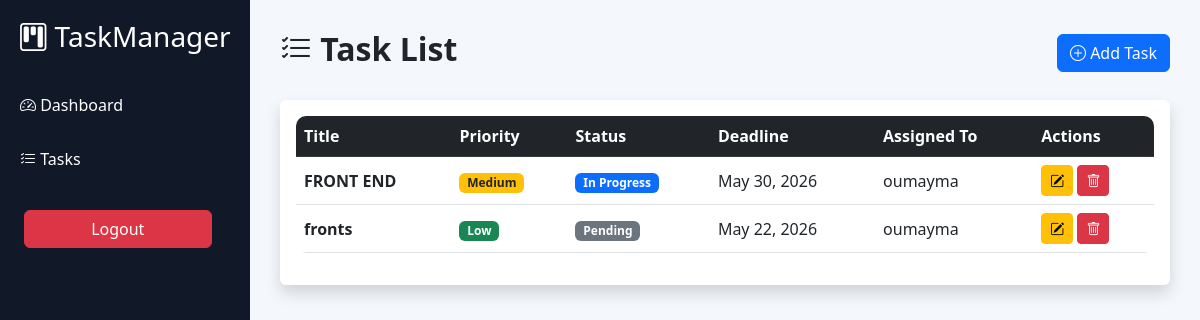
Before: /tasks/ (signed in) with the older database file.
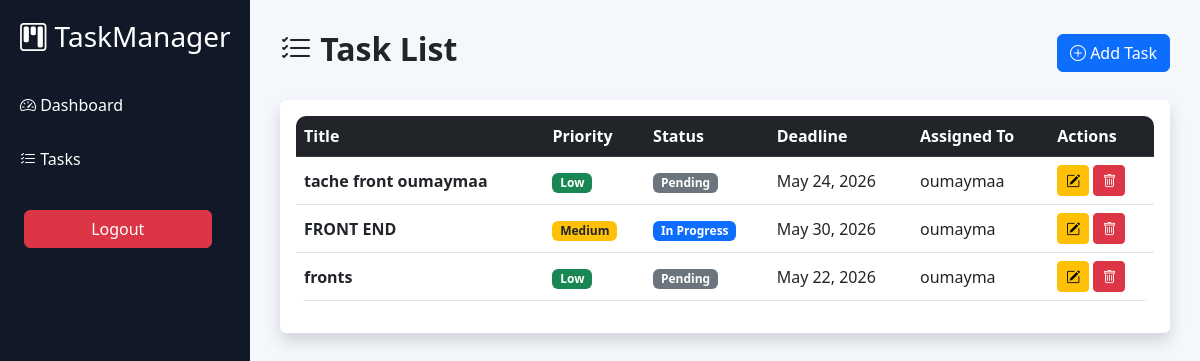
After: the same page with the newer database file.
### tasks/models.py (models this page shows, shortened)
class Task(models.Model):
    PRIORITY_CHOICES = [
        ('Low', 'Low'),
        ('Medium', 'Medium'),
        ('High', 'High'),
    ]
    STATUS_CHOICES = [
        ('Pending', 'Pending'),
        ('In Progress', 'In Progress'),
        ('Completed', 'Completed'),
    ]
    title = models.CharField(max_length=200)
    description = models.TextField()
    priority = models.CharField(
        max_length=20,
        choices=PRIORITY_CHOICES,
        default='Medium'
    )
    status = models.CharField(
        max_length=20,
        choices=STATUS_CHOICES,
        default='Pending'
    )
    due_date = models.DateField()
    created_at = models.DateTimeField(auto_now_add=True)
    assigned_to = models.ForeignKey(
        User,
        on_delete=models.CASCADE
    )

### tasks/views.py (the view)
# urls.py: path('tasks/', views.task_list, name='task_list'),
@login_required
def task_list(request):
    if request.user.is_staff:
        tasks = Task.objects.all().order_by('-created_at')
    else:
        tasks = Task.objects.filter(assigned_to=request.user).order_by('-created_at')
    return render(request, 'tasks/task_list.html', {'tasks': tasks})

### templates/tasks/task_list.html (shortened to what this page needs)
{% extends 'tasks/base.html' %}
{% block content %}
<div class="d-flex justify-content-between align-items-center mb-4">
    <h2 class="fw-bold">
        <i class="bi bi-list-check"></i>
        Task List
    </h2>
    {% if user.is_staff %}
    <a href="{% url 'task_create' %}" class="btn btn-primary">
        <i class="bi bi-plus-circle"></i>
        Add Task
    </a>
    {% endif %}
</div>
<div class="card shadow border-0">
    <div class="card-body">
        <table class="table table-hover align-middle">
            <thead class="table-dark">
                <tr>
                    <th>Title</th>
                    <th>Priority</th>
                    <th>Status</th>
                    <th>Deadline</th>
                    <th>Assigned To</th>
                    <th>Actions</th>
                </tr>
            </thead>
            <tbody>
                {% for task in tasks %}
                <tr>
                    <td>
                        <strong>{{ task.title }}</strong>
                    </td>
                    <td>
                        {% if task.priority == 'High' %}
                        <span class="badge bg-danger">
                            High
                        </span>
                        {% elif task.priority == 'Medium' %}
                        <span class="badge bg-warning text-dark">
                            Medium
                        </span>
                        {% else %}
                        <span class="badge bg-success">
                            Low
                        </span>
                        {% endif %}
                    </td>
                    <td>
                        {% if task.status == 'Completed' %}
                        <span class="badge bg-success">
                            Completed
                        </span>
                        {% elif task.status == 'In Progress' %}
                        <span class="badge bg-primary">
                            In Progress
                        </span>
                        {% else %}
                        <span class="badge bg-secondary">
                            Pending
                        </span>
                        {% endif %}
                    </td>
                    <td>
                        {{ task.due_date }}
                    </td>
                    <td>
                        {{ task.assigned_to.username }}
                    </td>
                    <td>
                        {% if user.is_staff %}
                        <a href="{% url 'task_update' task.id %}"
                        class="btn btn-warning btn-sm">
                            <i class="bi bi-pencil-square"></i>
                        </a>
                        <a href="{% url 'task_delete' task.id %}"
                        class="btn btn-danger btn-sm">
                            <i class="bi bi-trash"></i>
                        </a>
                        {% endif %}
                    </td>
                </tr>
                {% empty %}
                <tr>
                    <td colspan="6" class="text-center">
                        No tasks found.
                    </td>
                </tr>
                {% endfor %}
            </tbody>
        </table>
    </div>
</div>
{% endblock %}

### templates/tasks/base.html (shortened to what this page needs)
<!DOCTYPE html>
<html>
<head>
    <link href="https://cdn.jsdelivr.net/npm/bootstrap@5.3.0/dist/css/bootstrap.min.css" rel="stylesheet">
    <link rel="stylesheet"
    href="https://cdn.jsdelivr.net/npm/bootstrap-icons@1.11.3/font/bootstrap-icons.min.css">
</head>
<body>
<div class="sidebar">
    <h3 class="text-center mb-4">
        <i class="bi bi-kanban"></i>
        TaskManager
    </h3>
    <a href="{% url 'dashboard' %}">
        <i class="bi bi-speedometer2"></i>
        Dashboard
    </a>
    <a href="{% url 'task_list' %}">
        <i class="bi bi-list-check"></i>
        Tasks
    </a>
    {% if user.is_authenticated %}
    <form method="post" action="{% url 'logout' %}">
        <button type="submit"
        class="btn btn-danger w-75 ms-4 mt-4">
            Logout
        </button>
    </form>
    {% endif %}
</div>
<div class="main-content">
    {% block content %}
    {% endblock %}
</div>
</body>
</html>

### templates/tasks/base.html (style rules this page uses)
body { background:#f4f7fc; }
.sidebar { width:250px; height:100vh; position:fixed; background:#111827; color:white; padding-top:20px; }
.sidebar a { color:white; text-decoration:none; display:block; padding:15px 20px; transition:0.3s; }
.main-content { margin-left:250px; padding:30px; }
table { background:white; border-radius:10px; overflow:hidden; }

Changed rows visible on the page:
added Task: title "tache front oumaymaa", priority "Low", status "Pending", due_date "May 24, 2026", assigned_to.username "oumaymaa"
